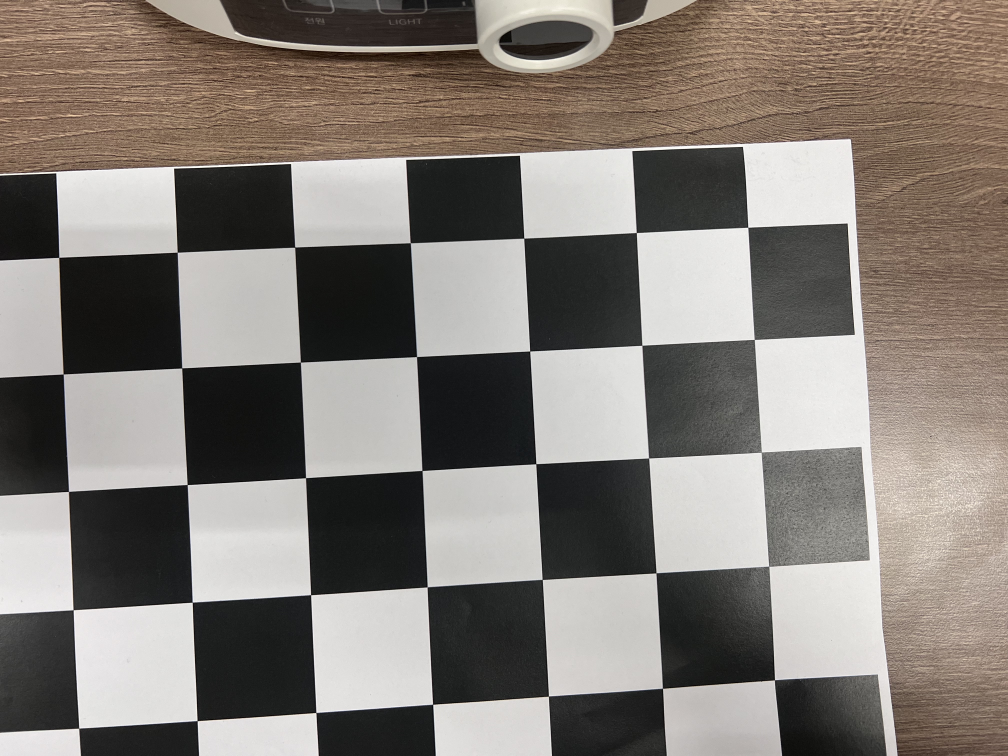
#> input picture Iphone 13 pro max/KakaoTalk_20240131_195611368.jpg, 4032 x 3024 px (shown at 1/4 size); its folder holds 4 pictures in this run
$ python calib_IR.py
#> lines starting #> are read from the running program, lines starting #| are printed output that depends on the picture
# -*- coding: utf-8 -*-
import os
import numpy as np
import cv2
import glob
import pickle
import time
import multiprocessing
import matplotlib.pyplot as plt

def calib(inter_corner_shape, size_per_grid, img_dir,img_type, save_dir,CAMERA_PARAMETERS_FILE):

#> called with inter_corner_shape = (7, 5), size_per_grid = 0.037, img_dir = './Iphone 13 pro max/', img_type = 'jpg', save_dir = './Iphone 13 pro max/poi/', CAMERA_PARAMETERS_FILE = 'iphone'
    w,h = inter_corner_shape
    cp_int = np.zeros((w*h,3), np.float32)
    cp_int[:,:2] = np.mgrid[0:w,0:h].T.reshape(-1,2)
    cp_world = cp_int*size_per_grid
    obj_points = [] # the points in world space
    img_points = [] # the points in image space (relevant to obj_points)
    images = glob.glob(img_dir + os.sep + '**.' + img_type)
    for fname in images:
        img_name = fname.split(os.sep)[-1]
        img = cv2.imread(fname)
#> img is the input picture: shape (3024, 4032, 3); mean B, G, R 118.5, 124.6, 131.3
        # img = cv2.resize(img,(1280,720))
        gray_img = cv2.cvtColor(img,cv2.COLOR_BGR2GRAY)
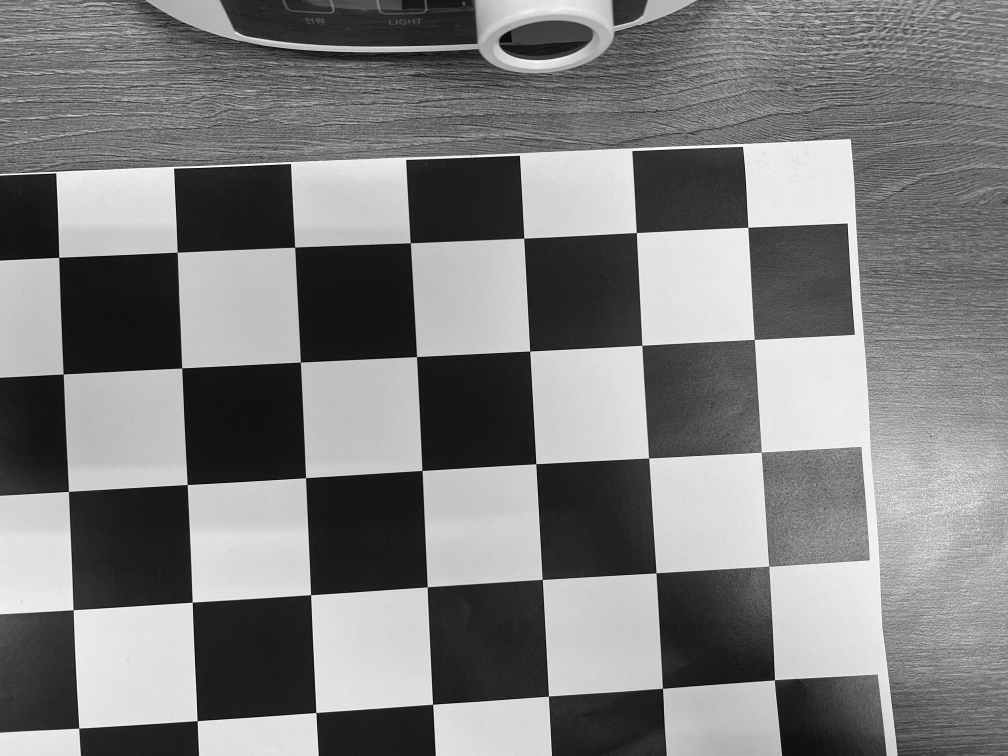
#> gray_img: shape (3024, 4032) (shown at 1/4 size); min 0, max 255, mean 125.9
        ret, cp_img = cv2.findChessboardCorners(gray_img, (w,h), None)
#> ret = False; cp_img = None
        print()
        # if ret is True, save.
        if ret == True:
            # cv2.cornerSubPix(gray_img,cp_img,(11,11),(-1,-1),criteria)
            obj_points.append(cp_world)
            img_points.append(cp_img)
            # view the corners
            cv2.drawChessboardCorners(img, (w,h), cp_img, ret)
            # cv2.imshow('FoundCorners',img)
            cv2.imwrite(save_dir + os.sep + img_name, img)
            print(fname)
            print(time.strftime("%Y-%m-%d %H:%M:%S", time.localtime()))
            cv2.waitKey(1)
#> pass 2 of the loop in calib, `for fname in images:`:
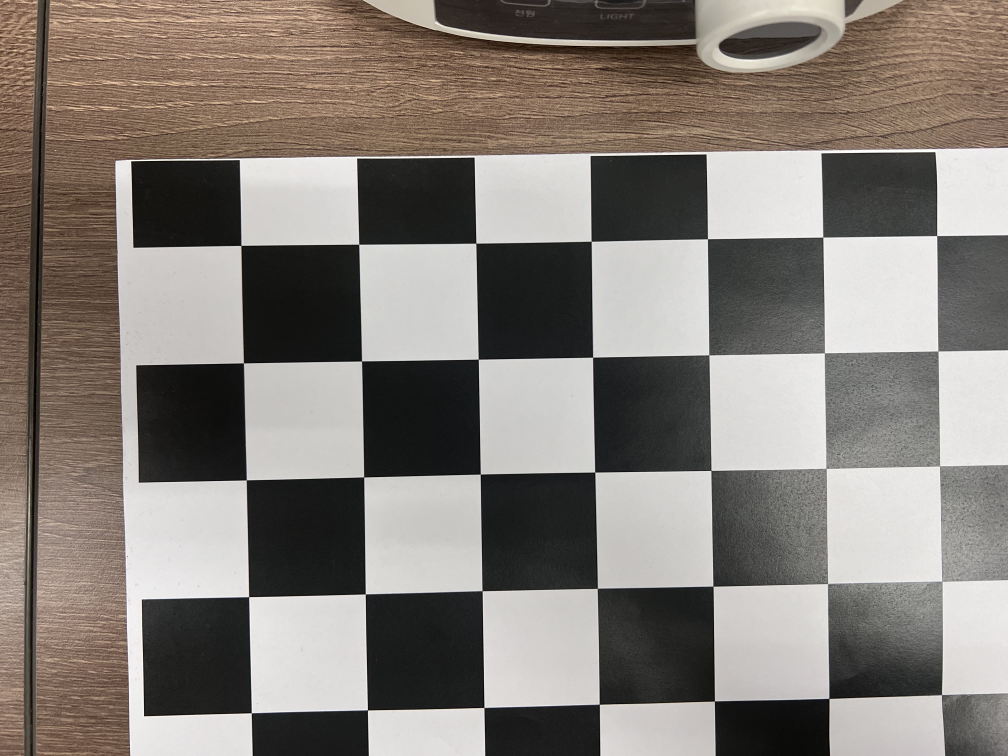
#> input picture Iphone 13 pro max/KakaoTalk_20240131_195611368_01.jpg, 4032 x 3024 px (shown at 1/4 size)
#> in calib, img is the input picture: shape (3024, 4032, 3); mean B, G, R 120, 126.1, 132.9
#> in calib, `gray_img = cv2.cvtColor(img,cv2.COLOR_BGR2GRAY)`:
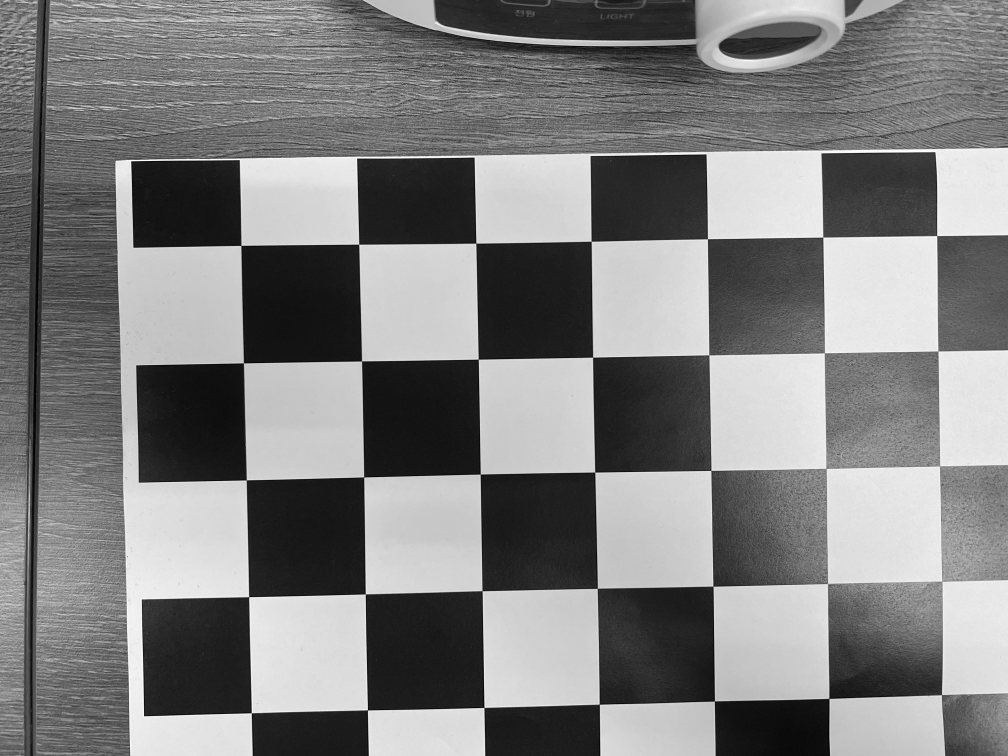
#> gray_img: shape (3024, 4032) (shown at 1/4 size); min 0, max 255, mean 127.5
#> ret = True; cp_img = 35 rows, first 8: [965.4, 983.5], [1436.1, 977.9], [1904.8, 975.5], [2365.5, 965.5], [2830.3, 956.7], [3292.8, 950.4], [3748, 944.4], [976.3, 1453]
#> pass 3 of the loop in calib, `for fname in images:`:
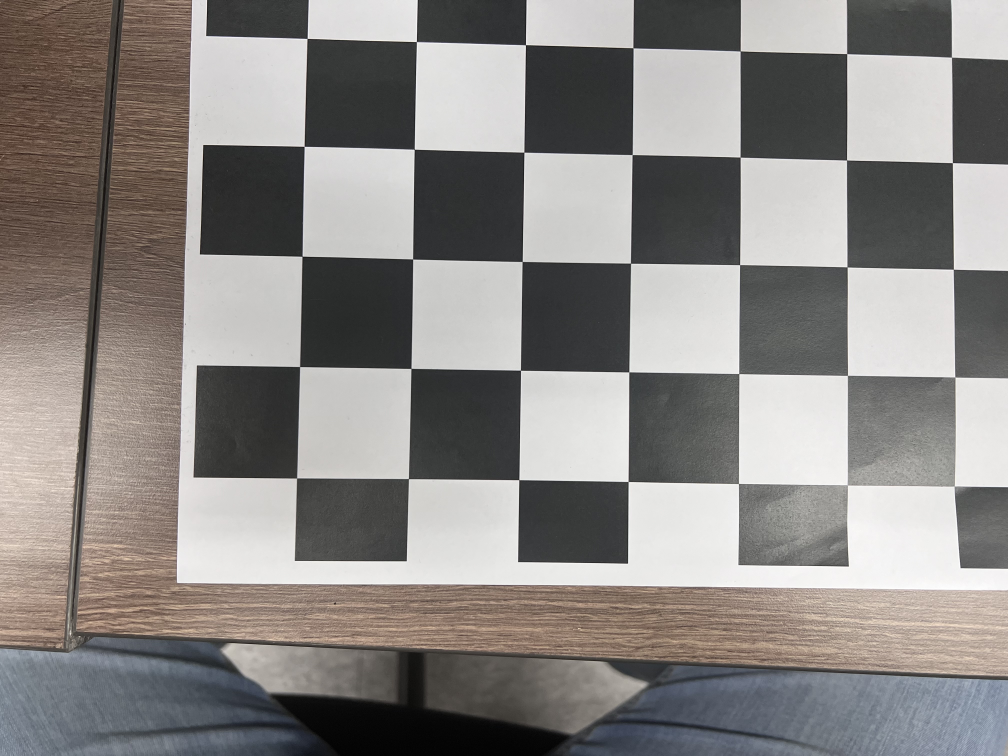
#> input picture Iphone 13 pro max/KakaoTalk_20240131_195611368_02.jpg, 4032 x 3024 px (shown at 1/4 size)
#> in calib, img is the input picture: shape (3024, 4032, 3); mean B, G, R 132.7, 135.3, 138.9
#> cp_img = 35 rows, first 8: [1230.2, 155.3], [1666.5, 168], [2103.2, 181.5], [2533, 192.4], [2963, 205], [3388.2, 217], [3808, 229.5], [1217.8, 586.6]
#> the loop made 4 passes; the first 3 are shown

    # calibrate the camera
    print("caculating...")

    ret, mat_inter, coff_dis, v_rot, v_trans = cv2.calibrateCamera(obj_points, img_points, gray_img.shape[::-1], None, None)

    # calculate the error of reproject
    total_error = 0
    error_list =[]
    x_error_list = []
    y_error_list = []
    x_error_ratio_list = []
    y_error_ratio_list = []
    for i in range(len(obj_points)):
        img_points_repro, _ = cv2.projectPoints(obj_points[i], v_rot[i], v_trans[i], mat_inter, coff_dis)
        num_points = img_points[i]
        for j in range(len(num_points)):
            x_error = num_points[j][0][0] - img_points_repro[j][0][0]
            y_error = num_points[j][0][1] - img_points_repro[j][0][1]
            x_error_ratio = (num_points[j][0][0] - img_points_repro[j][0][0])/num_points[j][0][0]
            y_error_ratio = (num_points[j][0][1] - img_points_repro[j][0][1])/num_points[j][0][1]
        error = cv2.norm(img_points[i], img_points_repro, cv2.NORM_L2)/len(img_points_repro)
        total_error += error
        error_list.append(total_error/(i+1))
        x_error_list.append(x_error)
        y_error_list.append(y_error)
        x_error_ratio_list.append(x_error_ratio)
        y_error_ratio_list.append(y_error_ratio)
    Average_error = total_error/len(obj_points)
    print(("Average Error of Reproject: "),Average_error )
    data = {"ret":ret,
            "mat_inter":mat_inter,
            "coff_dis":coff_dis,
            "v_rot":v_rot,
            "v_trans":v_trans,
            "Average_error":Average_error}


    '''txt'''
    for index, msg in enumerate(data.items()):
        key, value = msg
        if index == 0:
            with open(img_dir + CAMERA_PARAMETERS_FILE + ".txt", 'w') as f :
                f.write(str(key) + ':' + '\n' + str(value) + '\n')
        else:
            with open(img_dir + CAMERA_PARAMETERS_FILE + ".txt", 'a') as f :
                f.write(str(key) + ':' + '\n' + str(value) + '\n')
    return mat_inter, coff_dis

def dedistortion(inter_corner_shape, img_dir,img_type, save_dir, mat_inter, coff_dis):
#> called with inter_corner_shape = (7, 5), img_dir = './Iphone 13 pro max/', img_type = 'jpg', save_dir = './Iphone 13 pro max/dis/', mat_inter = array of shape (3, 3), coff_dis = array of shape (1, 5)
    w,h = inter_corner_shape
    images = glob.glob(img_dir + os.sep + '**.' + img_type)
    for fname in images:
        img_name = fname.split(os.sep)[-1]
        img = cv2.imread(fname)
        img = cv2.resize(img,(1280,720))
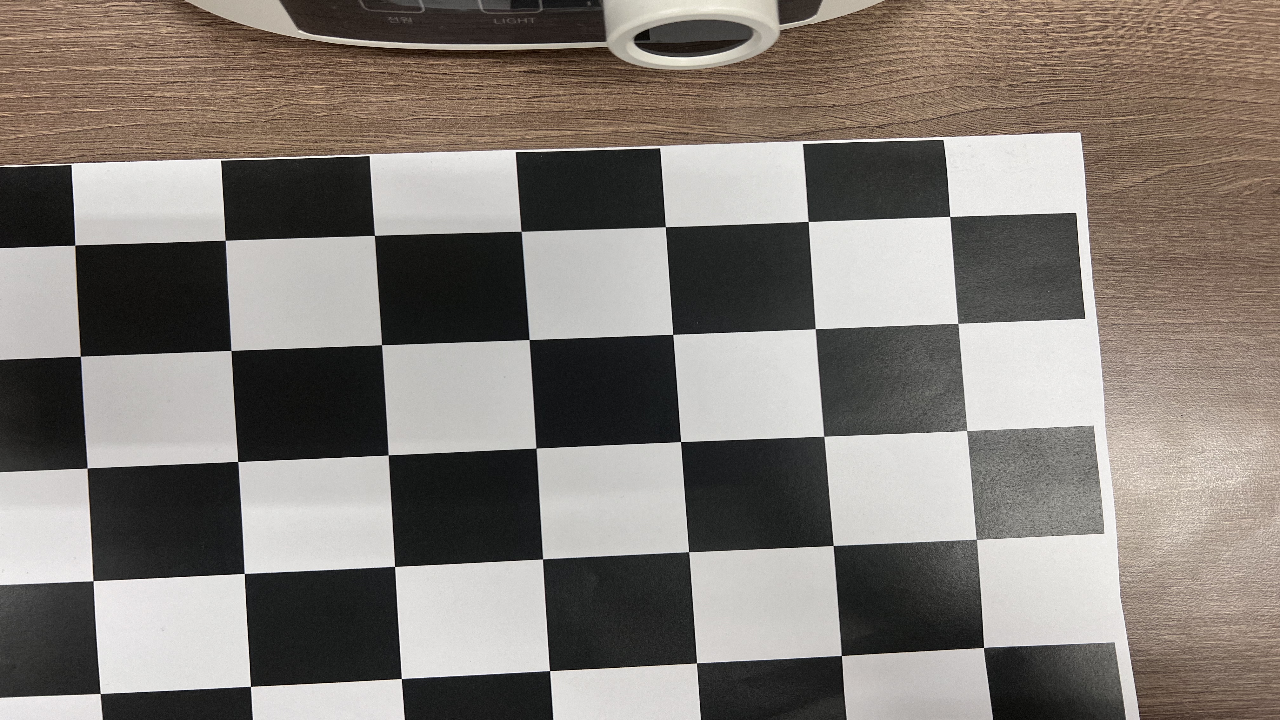
#> img: shape (720, 1280, 3); mean B, G, R 118.4, 124.6, 131.3
        dst = cv2.undistort(img, mat_inter, coff_dis, None, mat_inter)
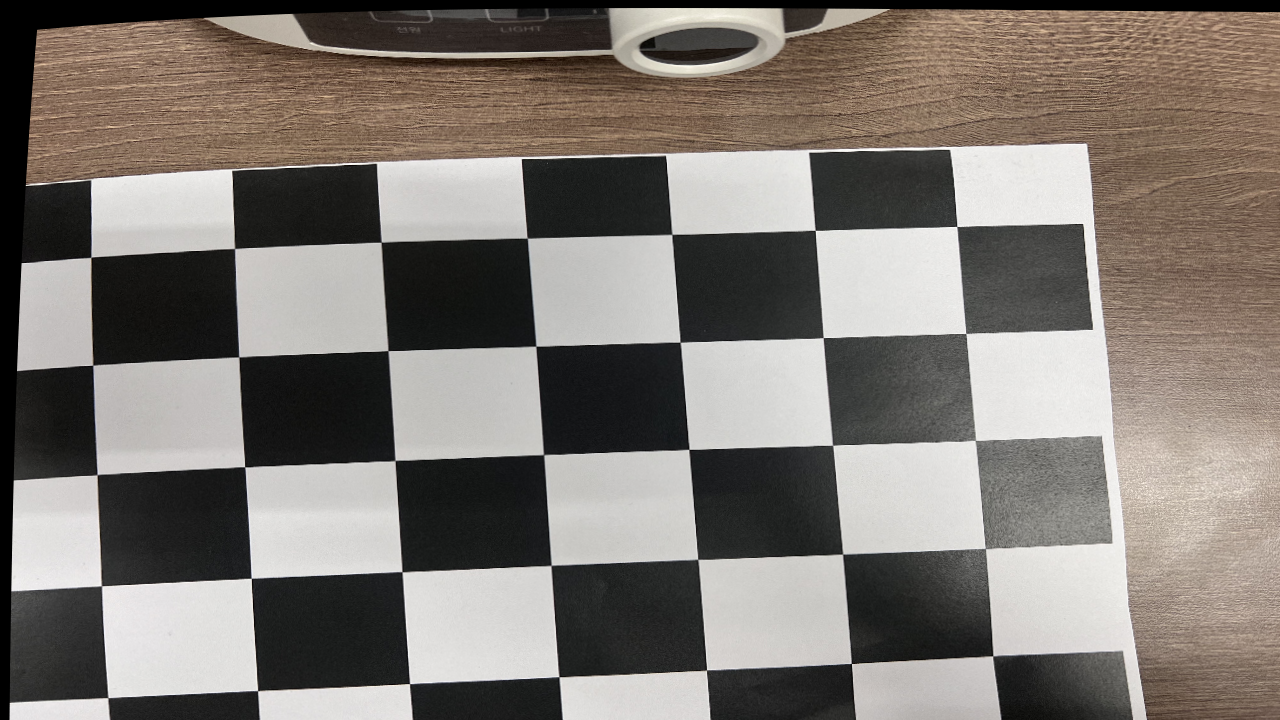
#> dst: shape (720, 1280, 3); mean B, G, R 114.9, 120.8, 127.2
        cv2.imwrite(save_dir + os.sep + img_name, dst)
        print(time.strftime("%Y-%m-%d %H:%M:%S", time.localtime()))
#> pass 2 of the loop in dedistortion, `for fname in images:`:
#> in dedistortion, `dst = cv2.undistort(img, mat_inter, coff_dis, None, mat_inter)`:
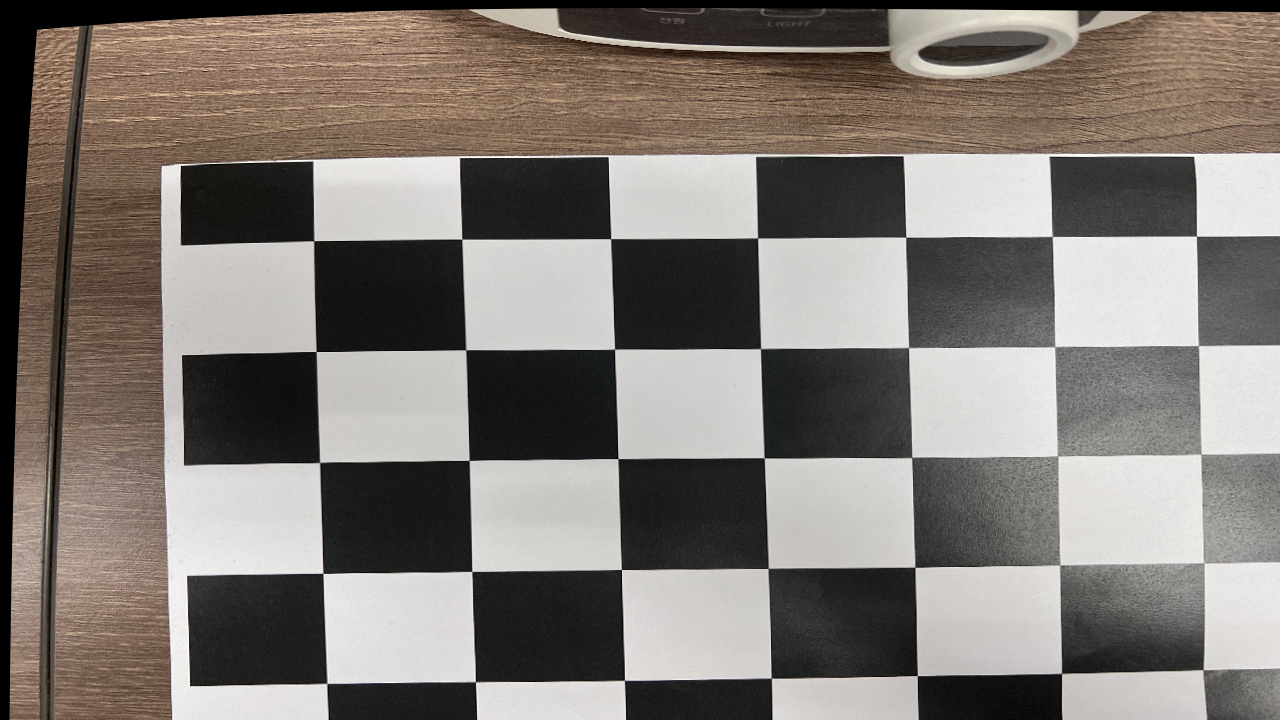
#> dst: shape (720, 1280, 3); mean B, G, R 116.2, 122.1, 128.4
#> pass 3 of the loop in dedistortion, `for fname in images:`:
#> in dedistortion, `img = cv2.resize(img,(1280,720))`:
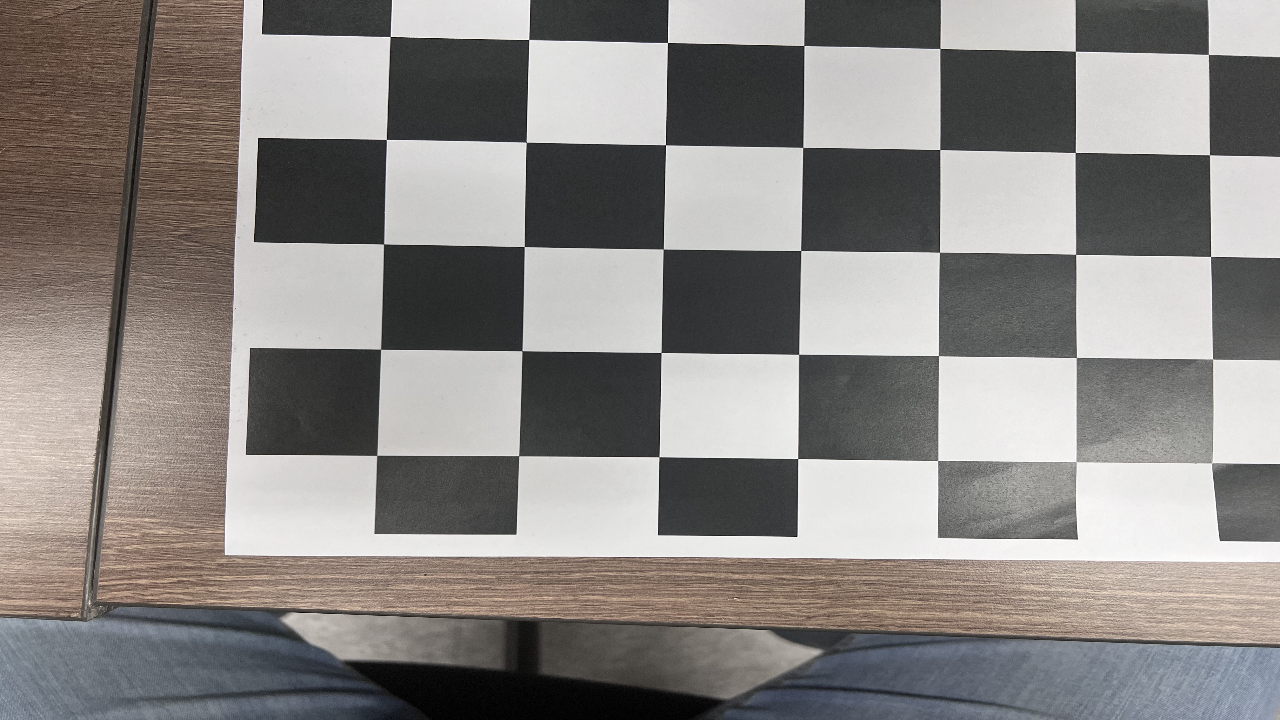
#> img: shape (720, 1280, 3); mean B, G, R 132.6, 135.2, 138.8
#> in dedistortion, `dst = cv2.undistort(img, mat_inter, coff_dis, None, mat_inter)`:
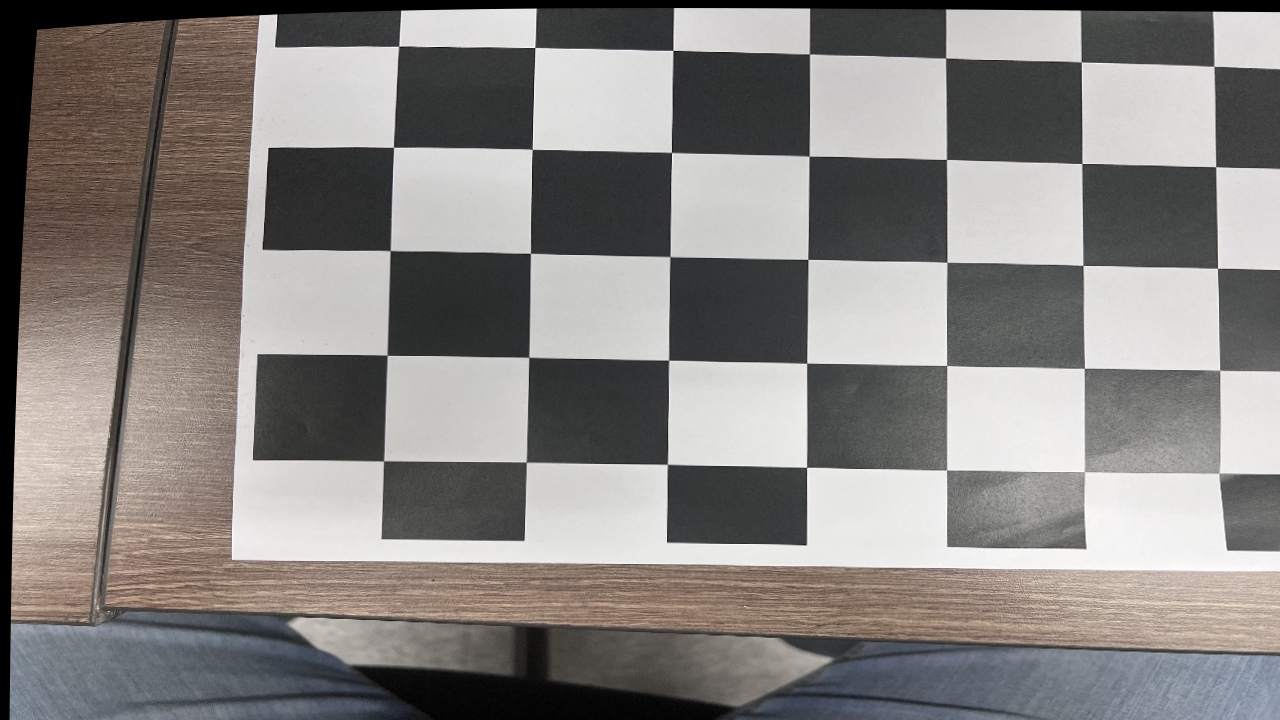
#> dst: shape (720, 1280, 3); mean B, G, R 128.9, 131.5, 134.9
#> the loop made 4 passes; the first 3 are shown

    print('Dedistorted images have been saved to: %s successfully.' %save_dir)

def mkdir(dir):
    if(not os.path.exists(dir)):
        os.makedirs(dir)

if __name__ == '__main__':
    ### original
    # inter_corner_shape = (8,6)
    # size_per_grid0 = 0.025

    ### zhang method data
    inter_corner_shape = (7,5)
    size_per_grid0 = 0.037

    img_type0 = "jpg"
    img_type1 = "png"

    path = "./Iphone 13 pro max/"

    img_dir2 = path
    name2 = 'iphone'
    save_pio2 = img_dir2 + "poi/"

    #calibrate the camera
    mkdir(save_pio2)
    mat_inter2, coff_dis2 = calib(inter_corner_shape, size_per_grid0, img_dir2,img_type0, save_pio2,name2)

    save_dir2 = img_dir2 + 'dis/'

    mkdir(save_dir2)

    dedistortion(inter_corner_shape, img_dir2, img_type0, save_dir2, mat_inter2, coff_dis2)
